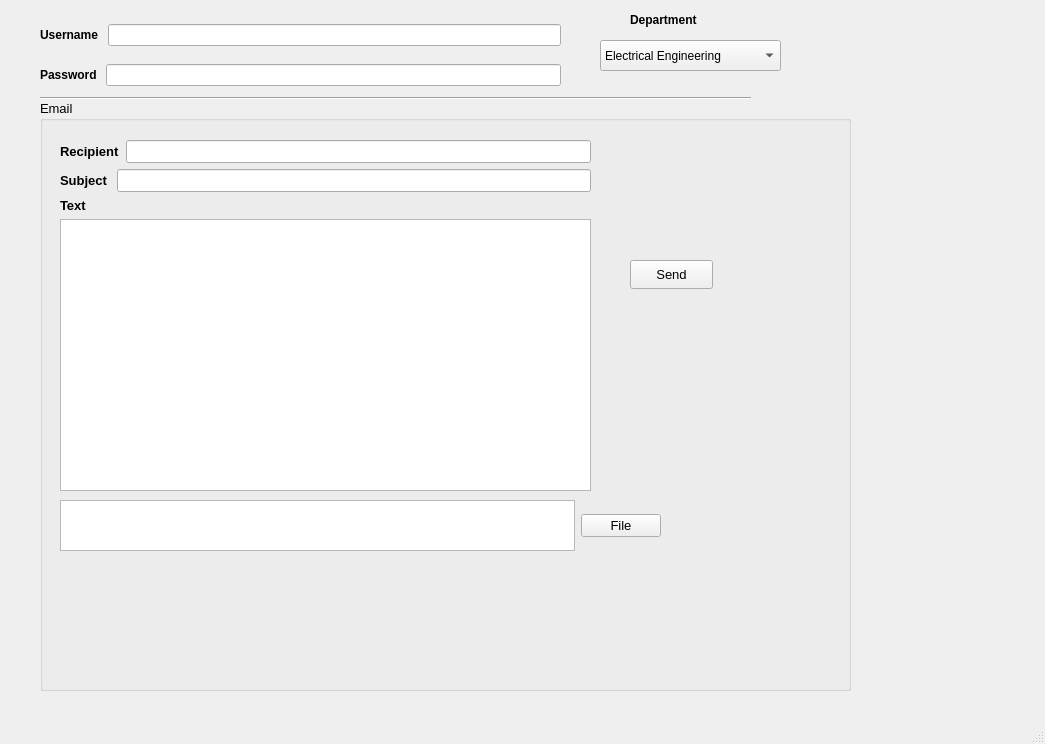
<?xml version="1.0" encoding="UTF-8"?>
<ui version="4.0">
 <class>EmailBot</class>
 <widget class="QMainWindow" name="EmailBot">
  <property name="geometry">
   <rect>
    <x>0</x>
    <y>0</y>
    <width>1045</width>
    <height>744</height>
   </rect>
  </property>
  <property name="windowTitle">
   <string>EmailBot</string>
  </property>
  <widget class="QWidget" name="centralwidget">
   <widget class="QWidget" name="layoutWidget">
    <property name="geometry">
     <rect>
      <x>40</x>
      <y>60</y>
      <width>521</width>
      <height>31</height>
     </rect>
    </property>
    <layout class="QHBoxLayout" name="horizontalLayout_2">
     <item>
      <widget class="QLabel" name="label1_2">
       <property name="styleSheet">
        <string notr="true">Username {
font: bold;
}</string>
       </property>
       <property name="text">
        <string>&lt;html&gt;&lt;head/&gt;&lt;body&gt;&lt;p&gt;&lt;span style=&quot; font-weight:700;&quot;&gt;Password   &lt;/span&gt;&lt;/p&gt;&lt;/body&gt;&lt;/html&gt;</string>
       </property>
      </widget>
     </item>
     <item>
      <widget class="QLineEdit" name="Password">
       <property name="enabled">
        <bool>true</bool>
       </property>
       <property name="text">
        <string/>
       </property>
      </widget>
     </item>
    </layout>
   </widget>
   <widget class="QLabel" name="label">
    <property name="geometry">
     <rect>
      <x>630</x>
      <y>10</y>
      <width>101</width>
      <height>20</height>
     </rect>
    </property>
    <property name="text">
     <string>&lt;b&gt;Department&lt;/b&gt;</string>
    </property>
   </widget>
   <widget class="QComboBox" name="dept">
    <property name="geometry">
     <rect>
      <x>600</x>
      <y>40</y>
      <width>181</width>
      <height>31</height>
     </rect>
    </property>
    <item>
     <property name="text">
      <string>Electrical Engineering</string>
     </property>
    </item>
    <item>
     <property name="text">
      <string>Software Engineering</string>
     </property>
    </item>
    <item>
     <property name="text">
      <string>Mechanical Engineering</string>
     </property>
    </item>
    <item>
     <property name="text">
      <string>Biomedical Engineering</string>
     </property>
    </item>
   </widget>
   <widget class="QGroupBox" name="groupBox">
    <property name="geometry">
     <rect>
      <x>40</x>
      <y>100</y>
      <width>811</width>
      <height>591</height>
     </rect>
    </property>
    <property name="font">
     <font>
      <pointsize>10</pointsize>
      <bold>false</bold>
     </font>
    </property>
    <property name="title">
     <string>Email</string>
    </property>
    <widget class="QWidget" name="layoutWidget">
     <property name="geometry">
      <rect>
       <x>20</x>
       <y>40</y>
       <width>531</width>
       <height>351</height>
      </rect>
     </property>
     <layout class="QVBoxLayout" name="verticalLayout">
      <item>
       <layout class="QHBoxLayout" name="horizontalLayout_3">
        <item>
         <widget class="QLabel" name="label1_3">
          <property name="styleSheet">
           <string notr="true">Username {
font: bold;
}</string>
          </property>
          <property name="text">
           <string>&lt;html&gt;&lt;head/&gt;&lt;body&gt;&lt;p&gt;&lt;span style=&quot; font-weight:700;&quot;&gt;Recipient&lt;/span&gt;&lt;/p&gt;&lt;/body&gt;&lt;/html&gt;</string>
          </property>
         </widget>
        </item>
        <item>
         <widget class="QLineEdit" name="Recipient">
          <property name="font">
           <font>
            <pointsize>10</pointsize>
            <bold>false</bold>
           </font>
          </property>
         </widget>
        </item>
       </layout>
      </item>
      <item>
       <layout class="QHBoxLayout" name="horizontalLayout_5">
        <item>
         <widget class="QLabel" name="label1_5">
          <property name="styleSheet">
           <string notr="true">Username {
font: bold;
}</string>
          </property>
          <property name="text">
           <string>&lt;b&gt;Subject&lt;/b&gt;  
 </string>
          </property>
         </widget>
        </item>
        <item>
         <widget class="QLineEdit" name="Subject"/>
        </item>
       </layout>
      </item>
      <item>
       <widget class="QLabel" name="label_2">
        <property name="text">
         <string>&lt;b&gt;   Text&lt;/b&gt;</string>
        </property>
       </widget>
      </item>
      <item>
       <widget class="QTextEdit" name="Text"/>
      </item>
     </layout>
    </widget>
    <widget class="QPushButton" name="send">
     <property name="geometry">
      <rect>
       <x>590</x>
       <y>160</y>
       <width>83</width>
       <height>29</height>
      </rect>
     </property>
     <property name="text">
      <string>Send</string>
     </property>
    </widget>
    <widget class="QWidget" name="layoutWidget">
     <property name="geometry">
      <rect>
       <x>20</x>
       <y>400</y>
       <width>601</width>
       <height>51</height>
      </rect>
     </property>
     <layout class="QHBoxLayout" name="horizontalLayout_4">
      <item>
       <widget class="QListWidget" name="attchments"/>
      </item>
      <item>
       <widget class="QPushButton" name="pushButton_2">
        <property name="text">
         <string>File</string>
        </property>
       </widget>
      </item>
     </layout>
    </widget>
   </widget>
   <widget class="QWidget" name="layoutWidget">
    <property name="geometry">
     <rect>
      <x>40</x>
      <y>20</y>
      <width>521</width>
      <height>31</height>
     </rect>
    </property>
    <layout class="QHBoxLayout" name="horizontalLayout">
     <item>
      <widget class="QLabel" name="label1">
       <property name="styleSheet">
        <string notr="true">Username {
font: bold;
}</string>
       </property>
       <property name="text">
        <string>&lt;b&gt;Username&lt;/b&gt;   </string>
       </property>
      </widget>
     </item>
     <item>
      <widget class="QLineEdit" name="username"/>
     </item>
    </layout>
   </widget>
   <widget class="Line" name="line">
    <property name="geometry">
     <rect>
      <x>40</x>
      <y>90</y>
      <width>711</width>
      <height>16</height>
     </rect>
    </property>
    <property name="orientation">
     <enum>Qt::Horizontal</enum>
    </property>
   </widget>
  </widget>
  <widget class="QMenuBar" name="menubar">
   <property name="geometry">
    <rect>
     <x>0</x>
     <y>0</y>
     <width>1045</width>
     <height>25</height>
    </rect>
   </property>
  </widget>
  <widget class="QStatusBar" name="statusbar"/>
 </widget>
 <resources/>
 <connections/>
</ui>
